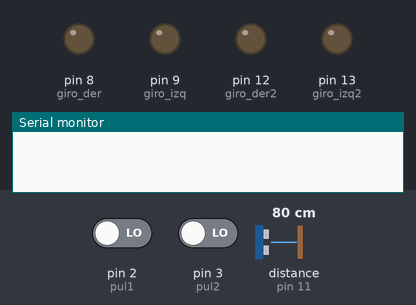
A sketch run on a simulated Arduino Uno, built with avr-gcc and run on an emulated ATmega328P. On the bench: output pins drawn as LEDs (lit = HIGH), the last lines printed to the serial monitor. Inputs (shaded band) come from the test bench; at power-on: pin 2 (pul1) LOW, pin 3 (pul2) LOW, distance to the obstacle (sensor on pin 11) 80 cm. The echo pulse lasts 58.3 µs per cm; pins used as bus, display or sensor lines are not drawn.

Above: at 1.2 s.
1.3 s: pin 2 (pul1) driven HIGH
At 2.2 s:
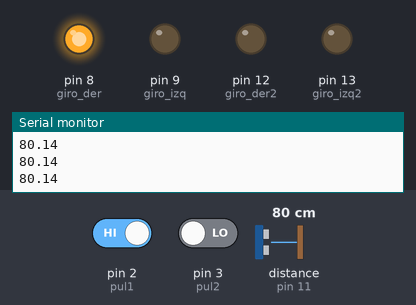
2.8 s: pin 3 (pul2) driven HIGH
At 3.3 s:
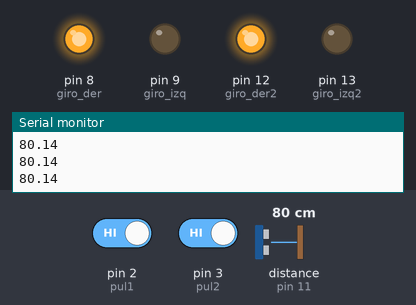
4.3 s: pin 2 (pul1) driven LOW
At 5.5 s:
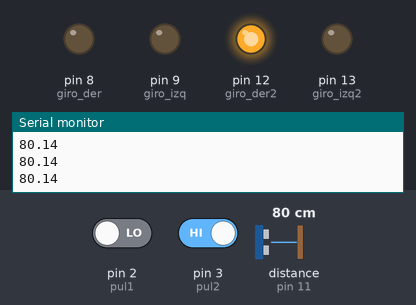
5.8 s: pin 3 (pul2) driven LOW
At 6.8 s:
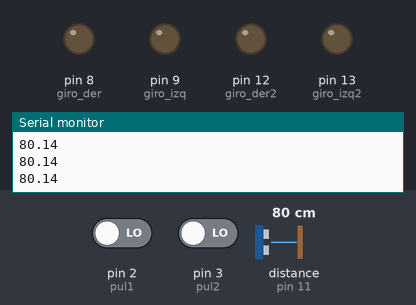
Timing chart, 0 to 8.3 s (numbered marks = the images above; inputs shaded):
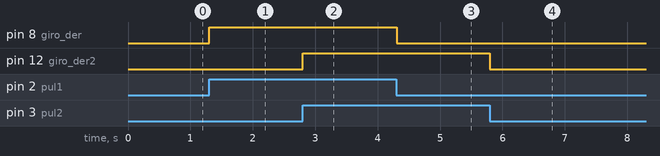

The sketch:

lab_2_eje_2.ino
```cpp
byte pul1=2;
byte pul2=3;
byte led1=4;
byte led2=5;
byte led3=6;
byte led4=7;
byte giro_der=8;
byte giro_izq=9;
byte giro_der2=12;
byte giro_izq2=13;
#define trig 10
#define echo 11
float duracion, distancia;

void setup() {
  Serial.begin(9600);
  pinMode(pul1, INPUT);
  pinMode(pul2, INPUT);
  pinMode(trig, OUTPUT);
  pinMode(echo, INPUT);
  pinMode(giro_der, OUTPUT);
  pinMode(giro_izq, OUTPUT);
  pinMode(giro_der2, OUTPUT);
  pinMode(giro_izq2, OUTPUT);

}

void loop() {
    if(digitalRead(pul1)==HIGH)
    {
    digitalWrite(trig, HIGH);
    delayMicroseconds(1);
    digitalWrite(trig,LOW);
    duracion = pulseIn(echo, HIGH);
    distancia = duracion/58.2;
    delay(50);
    Serial.println(distancia);
    }
     if(digitalRead(pul1)==HIGH)
    {
    digitalWrite(giro_der, HIGH);
    digitalWrite(giro_izq, LOW);
    }
    else
    {
      digitalWrite(giro_der, LOW);
    digitalWrite(giro_izq, LOW);
    }
    if(digitalRead(pul2)==HIGH)
    {
    digitalWrite(giro_der2, HIGH);
    digitalWrite(giro_izq2, LOW);
    }
     else
    {
      digitalWrite(giro_der2, LOW);
    digitalWrite(giro_izq2, LOW);
    }
}
```

Measured:
- after the input at 1.3 s, pin 8 (giro_der): LOW → HIGH at once
- after the input at 2.8 s, pin 12 (giro_der2): LOW → HIGH at once
- after the input at 4.3 s, pin 8 (giro_der): HIGH → LOW at once
- after the input at 5.8 s, pin 12 (giro_der2): HIGH → LOW at once
